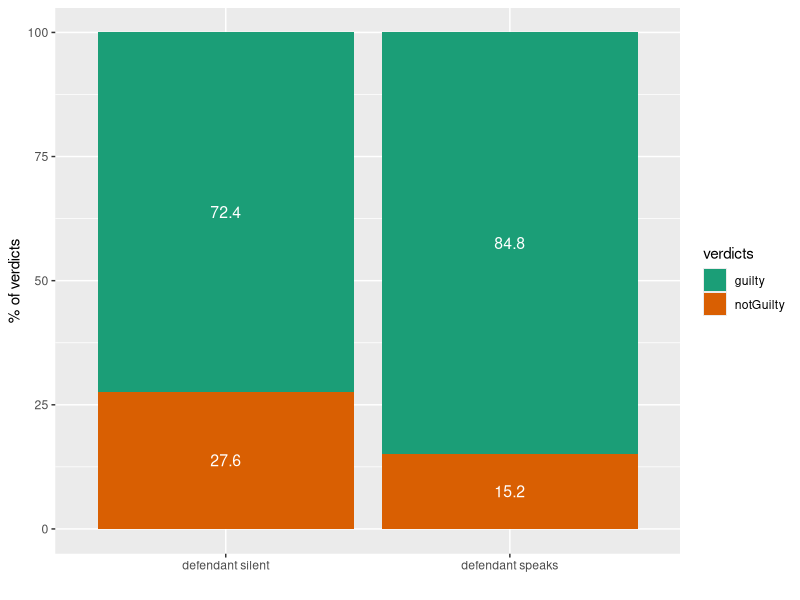
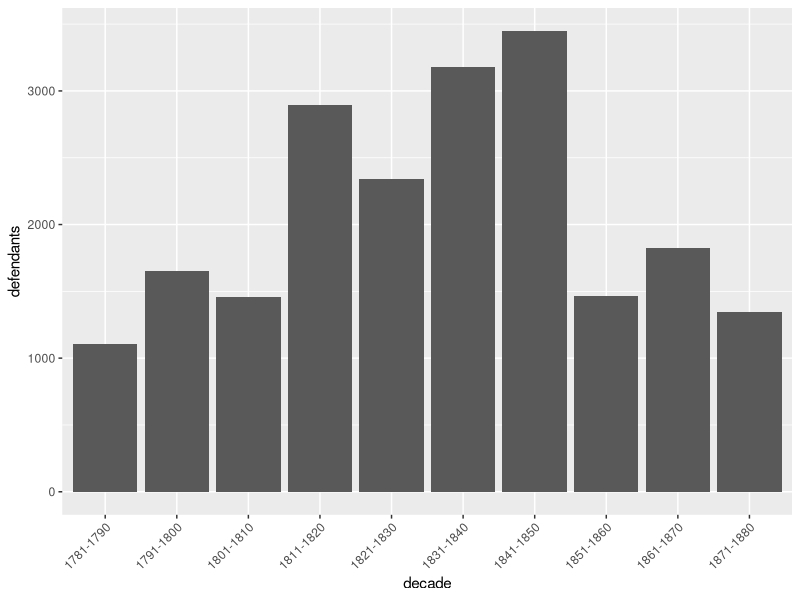
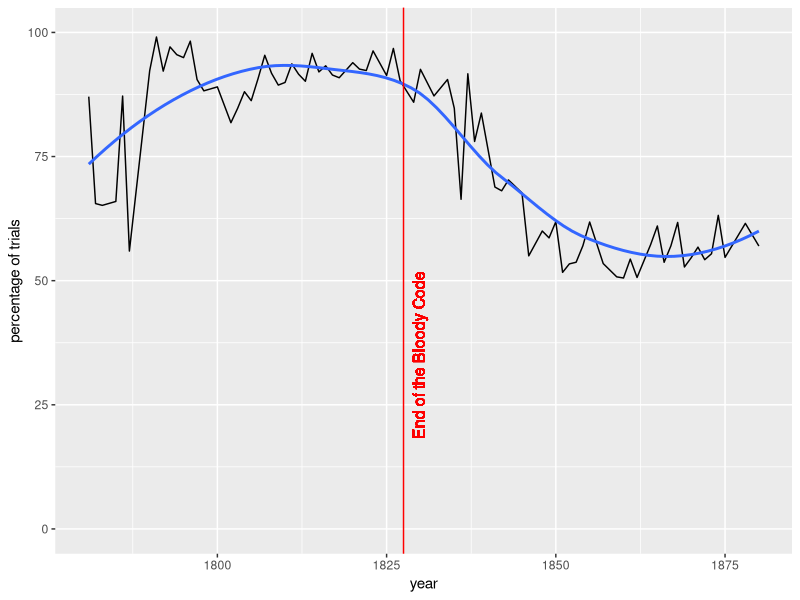
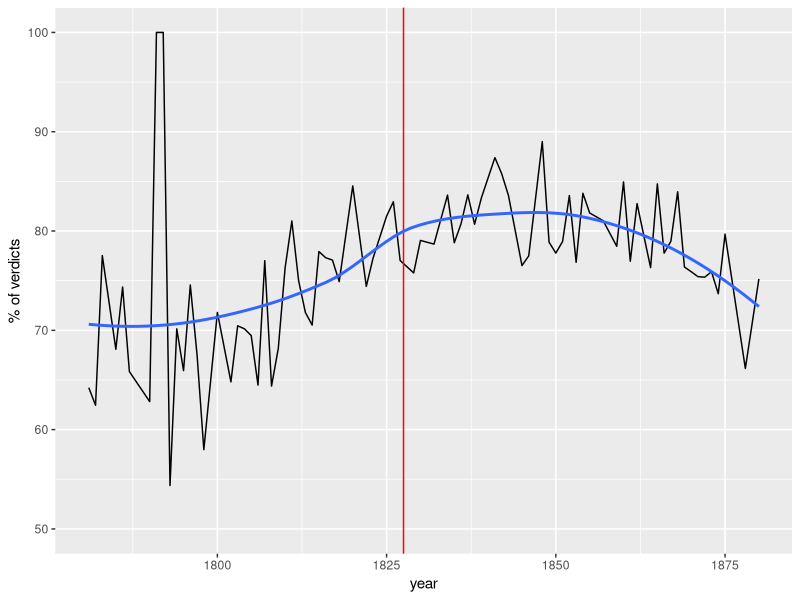
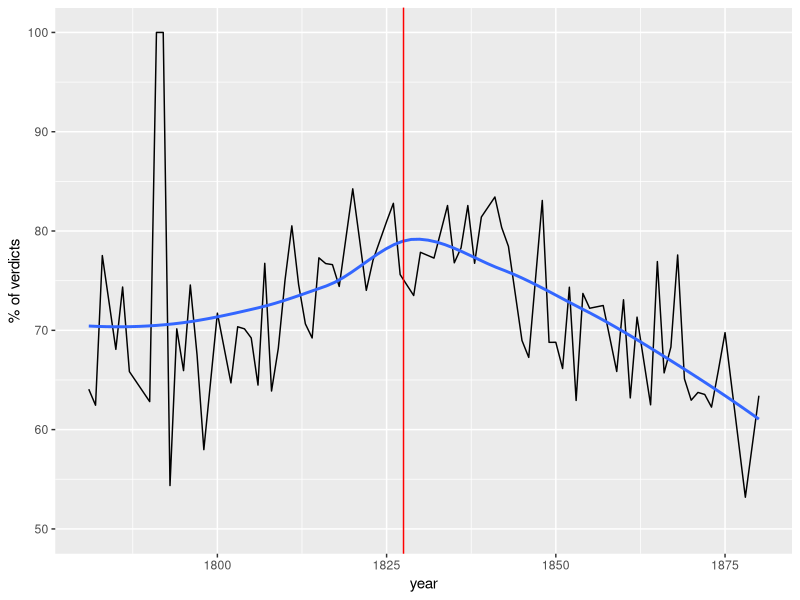
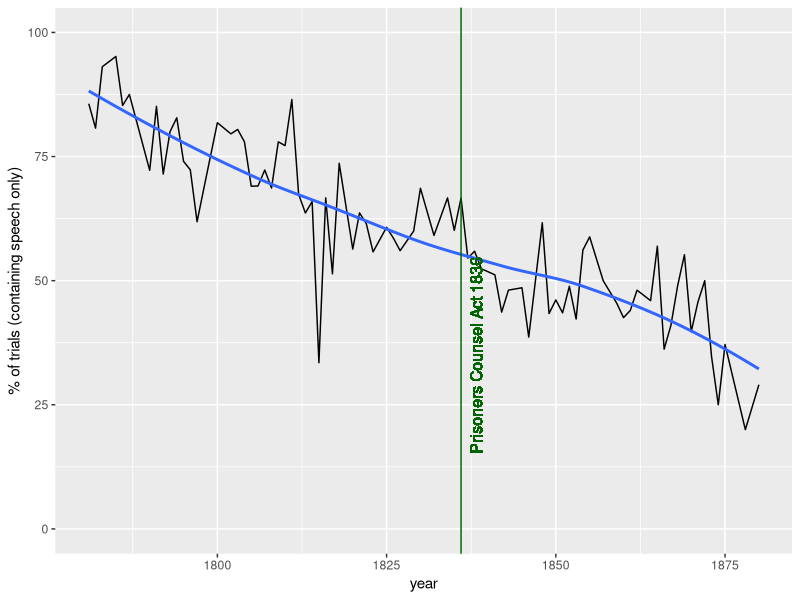
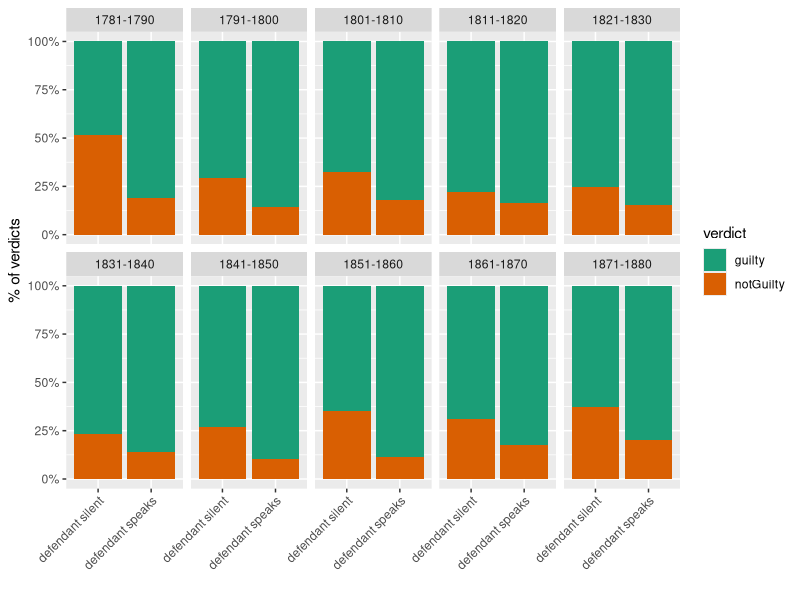
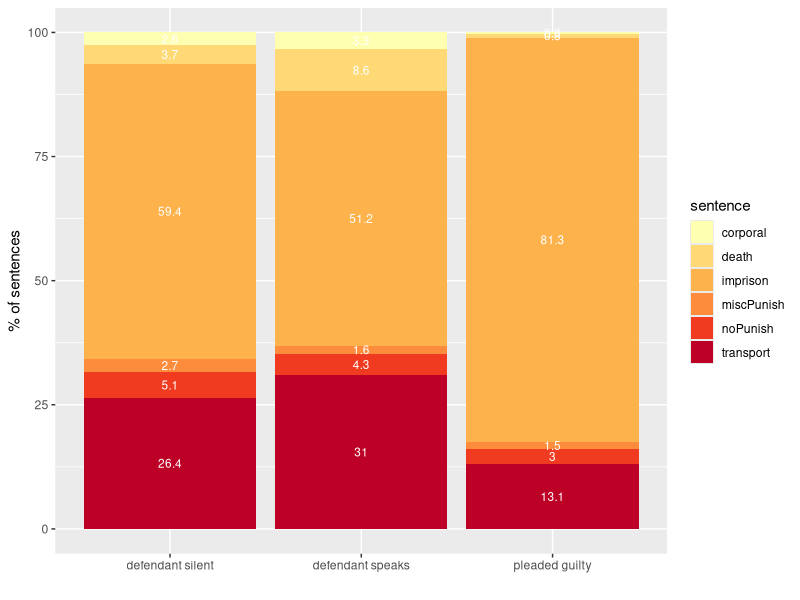

Write the R code that produced these figures, in order.
## ---- chunk 1
knitr::opts_chunk$set(echo = TRUE)
## ---- chunk 2

# r packages
library(plyr)
library(dplyr)
library(ggplot2)
library(knitr)
library(scales)

## ---- chunk 3
# read in the summary defendants data
obv2_defendants_trials <- read.table("obv_defendants_trials.tsv",
                   header=TRUE,
                   sep="\t")

## ---- chunk 4
# defence statements with g/ng verdicts data (from obv words data)
obv2_words_def_d_gng <- read.table("obv2_words_def_d_gng.tsv", header=TRUE, sep="\t")
## ---- chunk 5
# defence statements: notguilty negative keywords (from obv words data, via antconc)
obv2_def_d_ng_keywords <- read.table("obv2_def_d_keywords.tsv", header=TRUE, sep = "\t")
## ---- chunk 6
# defence statements: top four hopeless short defences (from obv words data)
obv2_four_hopeless_defences <- read.table("obv2_four_hopeless_defences.tsv", header=TRUE, sep = "\t")
## ---- chunk 7
## stuff that's going to get used a lot...

### filter: guilty/not guilty verdicts only; exclude 1784 (single trial) and 1780 for exact 100 years 

obv2_f_gng <- obv2_defendants_trials %>% filter(grepl('uilty',deft_vercat), year != 1784, year !=1780)

obv2_words_f_d_gng <- obv2_words_def_d_gng %>% filter(year !=1784, year !=1780)

## add obc_type column for tagged/untagged trials (*requires plyr)

obv2_f_gng$obc_type <- revalue(obv2_f_gng$speech, c("deft_speaks"="tagged", "deft_silent"="tagged", "no_speech"="untagged"))

## new column for verdict type pleaded guilty | found guilty | not guilty

obv2_f_gng$verdict_type <- ifelse(grepl('pleaded', obv2_f_gng$deft_versub), "pleadedGuilty",  ifelse(obv2_f_gng$deft_vercat =='guilty', 'foundGuilty', 'notGuilty')  )

## add decade column - bad hacky thing, don't do this at home :-D
obv2_f_gng$decade <- paste( (as.numeric(substr(obv2_f_gng$year-1, 1, 3)) *10) +1, (as.numeric(substr(obv2_f_gng$year-1, 1, 3)) *10) +10, sep='-')

obv2_words_f_d_gng$decade <- paste( (as.numeric(substr(obv2_words_f_d_gng$year-1, 1, 3)) *10) +1, (as.numeric(substr(obv2_words_f_d_gng$year-1, 1, 3)) *10) +10, sep='-')


## trials *with speech only*
 
obv2_f_gng_speech <- obv2_f_gng %>%
  filter(trial_tagged ==1)


## group deft total word counts 

obv2_f_gng_speech$deft_wc_grp <-
  ifelse(as.numeric(as.character(obv2_f_gng_speech$deft_total_wc)) ==0, "wc0",
    ifelse(as.numeric(as.character(obv2_f_gng_speech$deft_total_wc)) >0 & as.numeric(as.character(obv2_f_gng_speech$deft_total_wc)) <=30, "wc1",
      ifelse(as.numeric(as.character(obv2_f_gng_speech$deft_total_wc)) >30 & as.numeric(as.character(obv2_f_gng_speech$deft_total_wc)) <=100, "wc2", "wc3")))

## ---- chunk 8

# count and % deft speaks/silent, verdicts 

obv2_f_gng_speech_deft_spk_vercat_pct <-
obv2_f_gng_speech %>%
  filter(trial_tagged ==1) %>%
  select(speech, deft_vercat) %>%
  group_by(speech, deft_vercat) %>%
  mutate(n_deft_spk_vercat = n()) %>%
  group_by(speech) %>%
  mutate(n_deft_spk = n()) %>%
  group_by(speech, deft_vercat, n_deft_spk, n_deft_spk_vercat) %>%
  summarise() %>%
  mutate(pc_deft_spk = n_deft_spk_vercat/n_deft_spk*100)
 
ggplot(data=obv2_f_gng_speech_deft_spk_vercat_pct, aes(x=speech, y=pc_deft_spk, fill=deft_vercat, label=round(pc_deft_spk, 1) )) +
  geom_bar(stat="identity") +
  geom_text(position=position_stack(vjust=0.5), colour = "white", size=4) +  
  scale_x_discrete(labels=c("deft_silent"="defendant silent", "deft_speaks"="defendant speaks")) +
  labs(y="% of verdicts", x="",  fill="verdicts")   +
  scale_fill_brewer(palette = "Dark2")
## ---- chunk 9
ggplot(obv2_f_gng %>%
         select(decade) %>%
         group_by(decade) %>%
         summarise(defendants = n())
       , aes(x=decade, y=defendants)) +
  geom_bar(stat="identity")+
  theme(axis.text.x=element_text(angle=45,hjust=1.0,vjust=1.0))

## ---- chunk 10

# count and % tagged/untagged per year 
obv2_f_gng_obc_type_pct_year <- obv2_f_gng %>%
  select(year, obc_type) %>%
  group_by(year, obc_type) %>%
  mutate(n_yr_obctp = n()) %>%
  group_by(year) %>%
  mutate(n_yr = n()) %>%
  group_by(year, obc_type, n_yr_obctp,n_yr) %>%
  summarise() %>%
  mutate(pc_yr_obctp = n_yr_obctp/n_yr*100)


ggplot(obv2_f_gng_obc_type_pct_year %>% filter(obc_type =="tagged"), aes(x=year, y=pc_yr_obctp)) +
  geom_line() + 
  geom_smooth(se=FALSE, method="loess") +
  geom_vline(xintercept = 1827.5, colour="red") +
    geom_text(aes(x=1827.5, label="End of the Bloody Code", y=35), colour="red", angle=90, vjust = 1.2, size = 4, nudge_x = 1) +
  ylim(0,100) +
  labs(y="percentage of trials") 
## ---- chunk 11
ggplot(obv2_f_gng %>% 
         select(year, deft_vercat) %>% 
         group_by(year, deft_vercat) %>% 
         mutate(n_yr_vercat = n()) %>%
         group_by(year) %>%
         mutate(n_yr = n()) %>% 
         group_by(year, deft_vercat, n_yr_vercat, n_yr) %>%
         summarise() %>%
         mutate(pc_yr_vercat = n_yr_vercat/n_yr*100) %>%          
         filter(deft_vercat=="guilty"), 
       aes(x=year, y=pc_yr_vercat) ) + 
  geom_line() +
  geom_vline(xintercept = 1827.5, colour="red") + 
  geom_smooth(se=FALSE, method = "loess") +
  ylim(50,100) +
  labs(y="% of verdicts") 
## ---- chunk 12
ggplot(obv2_f_gng %>% 
         filter(verdict_type !="pleadedGuilty") %>%
         select(year, deft_vercat) %>% 
         group_by(year, deft_vercat) %>% 
         mutate(n_yr_vercat = n()) %>%
         group_by(year) %>%
         mutate(n_yr = n()) %>% 
         group_by(year, deft_vercat, n_yr_vercat, n_yr) %>%
         summarise() %>%
         mutate(pc_yr_vercat = n_yr_vercat/n_yr*100) %>%          
         filter(deft_vercat=="guilty"), 
       aes(x=year, y=pc_yr_vercat) ) + 
  geom_line() +  geom_smooth(se=FALSE, method = "loess") +
  geom_vline(xintercept = 1827.5, colour="red") +
  ylim(50,100) + 
  labs(y="% of verdicts")  
## ---- chunk 13

# count and % deft speaks (tagged only) per year 
obv2_f_gng_tagged_defspk_pct_year <- obv2_f_gng_speech %>%
  select(year, speech) %>%
  group_by(year, speech) %>%
  mutate(n_yr_spk_type = n()) %>%
  group_by(year) %>%
  mutate(n_yr = n()) %>%
  group_by(year, speech, n_yr_spk_type, n_yr) %>%
  summarise() %>% 
  mutate(pc_yr_spk_type = n_yr_spk_type/n_yr*100)

ggplot(obv2_f_gng_tagged_defspk_pct_year %>% filter(speech=="deft_speaks"), aes(x=year, y=pc_yr_spk_type)) +
  geom_line() + 
  geom_smooth(se=FALSE, method = "loess") +
  geom_vline(xintercept = 1836, colour="dark green") +
    geom_text(aes(x=1836, label="Prisoners Counsel Act 1836", y=35), colour="dark green", angle=90, vjust = 1.2, size = 4, nudge_x = 1) +

  ylim(0,100) +
  labs(y="% of trials (containing speech only)")
## ---- chunk 14
ggplot(obv2_f_gng_speech, aes(speech) ) +
  geom_bar(position='fill', aes(fill=deft_vercat)) +
  facet_wrap(~decade, ncol=5) +
  scale_y_continuous(labels = percent_format()) + 
  labs(y="% of verdicts", x="", fill="verdict")  + 
    scale_x_discrete(labels=c("deft_silent"="defendant silent", "deft_speaks"="defendant speaks")) +
  theme(axis.text.x=element_text(angle=45,hjust=1.0,vjust=1.0))  +
  scale_fill_brewer(palette = "Dark2") 
## ---- chunk 15
ggplot(obv2_f_gng %>%
         filter(deft_vercat == "guilty" & deft_puncat !="" & ( (trial_tagged==1) | (trial_tagged==0 & grepl('pleaded',deft_versub) ) ) ) %>%
         select(speech, deft_puncat) %>% 
         group_by(speech, deft_puncat) %>% 
         mutate(n_sp_puncat = n()) %>%
         group_by(speech) %>%
         mutate(n_speech = n()) %>% 
         group_by(speech, deft_puncat, n_sp_puncat, n_speech) %>%
         summarise() %>%
         mutate(pc_sp_puncat = n_sp_puncat/n_speech*100)
       , aes(x=speech, y=pc_sp_puncat, fill=deft_puncat, label=round(pc_sp_puncat,1)) ) +
  geom_bar(stat="identity") +
  geom_text(position=position_stack(vjust=0.5), colour = "white", size=3) +  
  scale_x_discrete(labels=c("deft_silent"="defendant silent", "deft_speaks"="defendant speaks", "no_speech"="pleaded guilty"))  + 
  labs(y="% of sentences", x="", fill="sentence") +
  scale_fill_brewer(palette = "YlOrRd")

## ---- chunk 16
ggplot(data=obv2_f_gng_speech %>% select(deft_wc_grp) %>% group_by(deft_wc_grp) %>% summarise(n_wc_grp = n()), mapping = aes(x=deft_wc_grp, y=n_wc_grp )) +
  geom_bar(stat="identity") +
  scale_x_discrete(labels=c("wc0"="0", "wc1"="1-30", "wc2"="31-100", "wc3"=">100")) +
  labs(y="defendants", x="defendant word count") 
## ---- chunk 17

# count and % deft wc groups, verdicts
obv2_f_gng_speech_deft_wc_grp_vercat_pct <-
obv2_f_gng_speech %>%
  select(deft_wc_grp, deft_vercat) %>%
  group_by(deft_wc_grp, deft_vercat) %>%
  mutate(n_deft_wc_grp_vercat = n()) %>%
  group_by(deft_wc_grp) %>%
  mutate(n_deft_wc_grp = n()) %>%
  group_by(deft_wc_grp, deft_vercat, n_deft_wc_grp, n_deft_wc_grp_vercat) %>%
  summarise() %>%
  mutate(pc_deft_wc_grp = n_deft_wc_grp_vercat/n_deft_wc_grp*100)

ggplot(data=obv2_f_gng_speech_deft_wc_grp_vercat_pct, aes(x=deft_wc_grp, y=pc_deft_wc_grp, fill=deft_vercat, label=round(pc_deft_wc_grp, 1) )) +
  geom_bar(stat="identity") +
  geom_text(position=position_stack(vjust=0.5), colour = "white", size=4) +  
  scale_x_discrete(labels=c("wc0"="0", "wc1"="1-30", "wc2"="31-100", "wc3"=">100")) +
  labs(y="% of verdicts", x="defendant word count", fill="verdict")  + 
  scale_fill_brewer(palette = "Dark2") 
## ---- chunk 18
ggplot(data=obv2_words_f_d_gng %>%
         select(decade, deft_vercat, words_count) %>%
         group_by(decade, deft_vercat) %>%
         summarise(ave_wc = mean(words_count))
       , mapping = aes(x=decade, y=ave_wc )) + 
  geom_bar(stat="identity", position="dodge", aes(fill=deft_vercat)) +
  labs(y="average word count", fill="verdict") +
  theme( axis.text.x=element_text(angle=60,hjust=1.0,vjust=1.0)) +
  scale_fill_brewer(palette = "Dark2")
## ---- chunk 19

kable(obv2_def_d_ng_keywords %>% 
        filter(key_neg=="negative") %>%
        select(token) %>%
        slice(1:12), col.names = ""
      )
## ---- chunk 20


kable(obv2_four_hopeless_defences %>% 
        filter(deft_vercat=="guilty") %>%
        select(defence_type, count, pct_of_verdicts) %>%
        rename("% convicted" = pct_of_verdicts, defence = defence_type, frequency = count)
      )   
## ---- chunk 21

## defendants per decade who speak
obv2_f_gng_speech_deft_spk_count_decade <- obv2_f_gng_speech %>%
  filter(speech =="deft_speaks") %>%
  group_by(decade) %>%
  summarise(n_dec = n())
## ---- chunk 22
ggplot(
  obv2_words_f_d_gng %>%
         filter(grepl("I have nothing to say", words, ignore.case=TRUE), words_count <= 20) %>%
         group_by(decade) %>%
         summarise(n_dec_filtered = n()) %>%
  inner_join(obv2_f_gng_speech_deft_spk_count_decade, by = "decade") %>%
  mutate(pct_dec_filtered = round(n_dec_filtered*100/n_dec,2))
  , aes(x=decade, y=pct_dec_filtered)
) +
  ylim(0,5) +
  geom_bar(stat="identity") +
  labs(y="% of defendants who speak") +
  theme( axis.text.x=element_text(angle=45,hjust=1.0,vjust=1.0))

## ---- chunk 23
ggplot(
obv2_words_f_d_gng %>%
         filter(grepl("I beg for mercy|I throw myself on the mercy of the Court|I leave (myself|it) to the mercy of the court", words, ignore.case=TRUE), words_count < 20) %>%
         group_by(decade) %>%
         summarise(n_dec_filtered = n()) %>%
  inner_join(obv2_f_gng_speech_deft_spk_count_decade, by = "decade") %>%
  mutate(pct_dec_filtered = round(n_dec_filtered*100/n_dec,2)),
  aes(x=decade, y=pct_dec_filtered)
) +
  geom_bar(stat="identity") +
  ylim(0,5) +
  labs(y="% of defendants who speak") +
  theme( axis.text.x=element_text(angle=45,hjust=1.0,vjust=1.0))
## ---- chunk 24

ggplot(
  obv2_words_f_d_gng %>%
         filter(grepl("I picked (it|them) up|I found (it|the)", words, ignore.case=TRUE), words_count < 20) %>%
         group_by(decade) %>%
         summarise(n_dec_filtered = n()) %>%
  inner_join(obv2_f_gng_speech_deft_spk_count_decade, by = "decade") %>%
  mutate(pct_dec_filtered = round(n_dec_filtered*100/n_dec,2)),
  aes(x=decade, y=pct_dec_filtered)
) +
  geom_bar(stat="identity") +
 # ylim(0,5) +
  labs(y="% of defendants who speak") +
  theme( axis.text.x=element_text(angle=45,hjust=1.0,vjust=1.0))

## ---- chunk 25
ggplot(
  obv2_words_f_d_gng %>%
         filter(grepl("I did it through (great )?distress|I was( in)?( great)? distress", words, ignore.case=TRUE), words_count < 20) %>%
         group_by(decade) %>%
         summarise(n_dec_filtered = n()) %>%
  inner_join(obv2_f_gng_speech_deft_spk_count_decade, by = "decade") %>%
  mutate(pct_dec_filtered = round(n_dec_filtered*100/n_dec,2)),
  aes(x=decade, y=pct_dec_filtered)
) +
  geom_bar(stat="identity") +
  ylim(0,5) +
  labs(y="% of defendants who speak") +
  theme( axis.text.x=element_text(angle=45,hjust=1.0,vjust=1.0))

